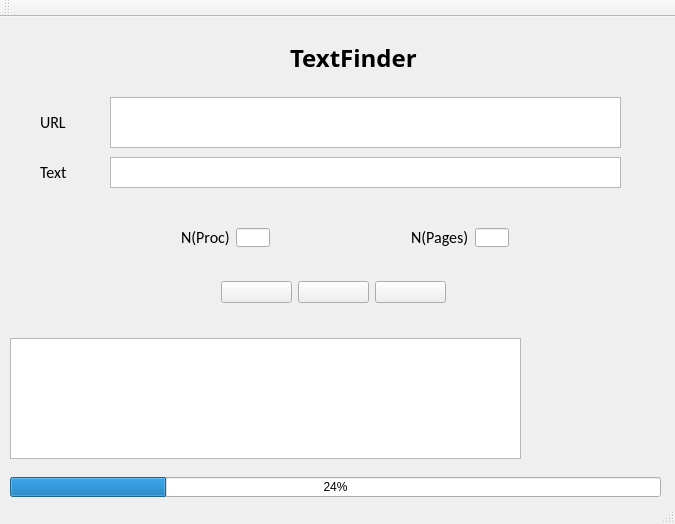
<?xml version="1.0" encoding="UTF-8"?>
<ui version="4.0">
 <class>View</class>
 <widget class="QMainWindow" name="View">
  <property name="geometry">
   <rect>
    <x>0</x>
    <y>0</y>
    <width>675</width>
    <height>524</height>
   </rect>
  </property>
  <property name="minimumSize">
   <size>
    <width>675</width>
    <height>524</height>
   </size>
  </property>
  <property name="maximumSize">
   <size>
    <width>675</width>
    <height>524</height>
   </size>
  </property>
  <property name="font">
   <font>
    <underline>true</underline>
   </font>
  </property>
  <property name="windowTitle">
   <string>Find text on WEB</string>
  </property>
  <widget class="QWidget" name="centralWidget">
   <widget class="QWidget" name="horizontalLayoutWidget">
    <property name="geometry">
     <rect>
      <x>210</x>
      <y>250</y>
      <width>247</width>
      <height>51</height>
     </rect>
    </property>
    <layout class="QHBoxLayout" name="horizontalLayout">
     <property name="sizeConstraint">
      <enum>QLayout::SetMinimumSize</enum>
     </property>
     <item>
      <widget class="QPushButton" name="bStart">
       <property name="autoFillBackground">
        <bool>false</bool>
       </property>
       <property name="text">
        <string/>
       </property>
       <property name="icon">
        <iconset resource="myresources.qrc">
         <normaloff>:/data/res/start.png</normaloff>:/data/res/start.png</iconset>
       </property>
      </widget>
     </item>
     <item>
      <widget class="QPushButton" name="bPause">
       <property name="text">
        <string/>
       </property>
       <property name="icon">
        <iconset resource="myresources.qrc">
         <normaloff>:/data/res/pause.png</normaloff>:/data/res/pause.png</iconset>
       </property>
      </widget>
     </item>
     <item>
      <widget class="QPushButton" name="bStop">
       <property name="text">
        <string/>
       </property>
       <property name="icon">
        <iconset resource="myresources.qrc">
         <normaloff>:/data/res/stop.png</normaloff>:/data/res/stop.png</iconset>
       </property>
      </widget>
     </item>
    </layout>
   </widget>
   <widget class="QWidget" name="horizontalLayoutWidget_2">
    <property name="geometry">
     <rect>
      <x>170</x>
      <y>200</y>
      <width>111</width>
      <height>41</height>
     </rect>
    </property>
    <layout class="QHBoxLayout" name="horizontalLayout_3">
     <item>
      <widget class="QLabel" name="label_5">
       <property name="font">
        <font>
         <family>Calibri</family>
         <pointsize>12</pointsize>
         <underline>false</underline>
        </font>
       </property>
       <property name="text">
        <string>N(Proc)</string>
       </property>
      </widget>
     </item>
     <item>
      <widget class="QLineEdit" name="eProcCount">
       <property name="font">
        <font>
         <underline>false</underline>
        </font>
       </property>
       <property name="inputMethodHints">
        <set>Qt::ImhPreferNumbers</set>
       </property>
       <property name="maxLength">
        <number>100</number>
       </property>
      </widget>
     </item>
    </layout>
   </widget>
   <widget class="QWidget" name="horizontalLayoutWidget_3">
    <property name="geometry">
     <rect>
      <x>400</x>
      <y>200</y>
      <width>120</width>
      <height>41</height>
     </rect>
    </property>
    <layout class="QHBoxLayout" name="horizontalLayout_4">
     <item>
      <widget class="QLabel" name="label_6">
       <property name="font">
        <font>
         <family>Calibri</family>
         <pointsize>12</pointsize>
         <underline>false</underline>
        </font>
       </property>
       <property name="text">
        <string>N(Pages)</string>
       </property>
      </widget>
     </item>
     <item>
      <widget class="QLineEdit" name="ePageCount">
       <property name="font">
        <font>
         <underline>false</underline>
        </font>
       </property>
       <property name="inputMethodHints">
        <set>Qt::ImhPreferNumbers</set>
       </property>
       <property name="maxLength">
        <number>100</number>
       </property>
      </widget>
     </item>
    </layout>
   </widget>
   <widget class="QProgressBar" name="progressBar">
    <property name="geometry">
     <rect>
      <x>10</x>
      <y>460</y>
      <width>651</width>
      <height>20</height>
     </rect>
    </property>
    <property name="font">
     <font>
      <underline>false</underline>
     </font>
    </property>
    <property name="value">
     <number>24</number>
    </property>
   </widget>
   <widget class="QLabel" name="label_8">
    <property name="geometry">
     <rect>
      <x>540</x>
      <y>350</y>
      <width>131</width>
      <height>91</height>
     </rect>
    </property>
    <property name="text">
     <string/>
    </property>
    <property name="pixmap">
     <pixmap resource="myresources.qrc">:/data/res/Developex.jpg</pixmap>
    </property>
    <property name="scaledContents">
     <bool>true</bool>
    </property>
   </widget>
   <widget class="QLabel" name="label_7">
    <property name="geometry">
     <rect>
      <x>290</x>
      <y>20</y>
      <width>141</width>
      <height>41</height>
     </rect>
    </property>
    <property name="font">
     <font>
      <family>Book Antiqua</family>
      <pointsize>18</pointsize>
      <weight>75</weight>
      <italic>false</italic>
      <bold>true</bold>
      <underline>false</underline>
     </font>
    </property>
    <property name="text">
     <string>TextFinder</string>
    </property>
   </widget>
   <widget class="QTableView" name="tFoundURLs">
    <property name="geometry">
     <rect>
      <x>10</x>
      <y>321</y>
      <width>511</width>
      <height>121</height>
     </rect>
    </property>
   </widget>
   <widget class="QTextEdit" name="eURL">
    <property name="geometry">
     <rect>
      <x>110</x>
      <y>80</y>
      <width>511</width>
      <height>51</height>
     </rect>
    </property>
    <property name="font">
     <font>
      <family>Calibri</family>
      <pointsize>11</pointsize>
      <underline>false</underline>
     </font>
    </property>
   </widget>
   <widget class="QTextEdit" name="eText">
    <property name="enabled">
     <bool>true</bool>
    </property>
    <property name="geometry">
     <rect>
      <x>110</x>
      <y>140</y>
      <width>511</width>
      <height>31</height>
     </rect>
    </property>
    <property name="font">
     <font>
      <family>Calibri</family>
      <pointsize>11</pointsize>
      <underline>false</underline>
     </font>
    </property>
   </widget>
   <widget class="QLabel" name="label_2">
    <property name="geometry">
     <rect>
      <x>40</x>
      <y>140</y>
      <width>31</width>
      <height>31</height>
     </rect>
    </property>
    <property name="font">
     <font>
      <family>Calibri</family>
      <pointsize>12</pointsize>
      <underline>false</underline>
     </font>
    </property>
    <property name="text">
     <string>Text </string>
    </property>
   </widget>
   <widget class="QLabel" name="label">
    <property name="geometry">
     <rect>
      <x>40</x>
      <y>90</y>
      <width>51</width>
      <height>31</height>
     </rect>
    </property>
    <property name="font">
     <font>
      <family>Calibri</family>
      <pointsize>12</pointsize>
      <underline>false</underline>
     </font>
    </property>
    <property name="text">
     <string>URL </string>
    </property>
   </widget>
  </widget>
  <widget class="QToolBar" name="mainToolBar">
   <attribute name="toolBarArea">
    <enum>TopToolBarArea</enum>
   </attribute>
   <attribute name="toolBarBreak">
    <bool>false</bool>
   </attribute>
  </widget>
  <widget class="QStatusBar" name="statusBar"/>
 </widget>
 <layoutdefault spacing="6" margin="11"/>
 <resources>
  <include location="myresources.qrc"/>
 </resources>
 <connections/>
</ui>
